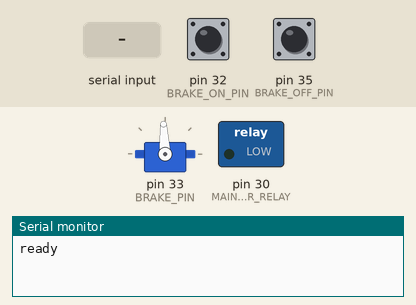
Recording of a sketch running on a simulated Arduino Mega 2560, built with avr-gcc and run on an emulated ATmega2560. Shown: servo, switched loads named in the sketch (green lamp = pin HIGH), the last lines printed to the serial monitor. The inputs (shaded band) are chosen by the test bench; at power-on: pin 35 (BRAKE_OFF_PIN) HIGH, pin 32 (BRAKE_ON_PIN) HIGH.

Above: at 1.2 s.
1.3 s: "on\n" received over Serial
At 2.4 s:
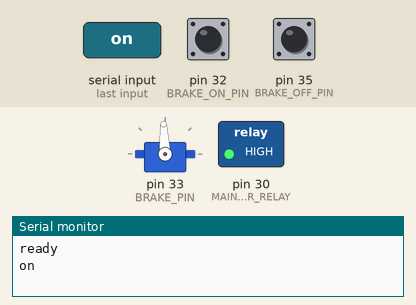
2.8 s: "BB\n" received over Serial
At 3.6 s:
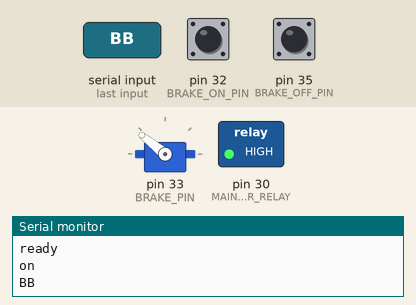
4.3 s: "off\n" received over Serial
At 4.7 s:
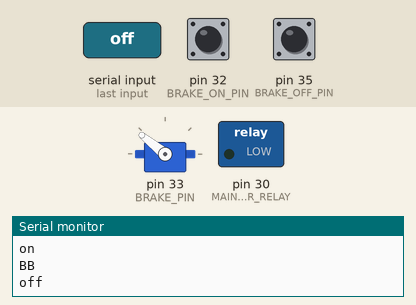
5.8 s: "EB\n" received over Serial
At 7.0 s:
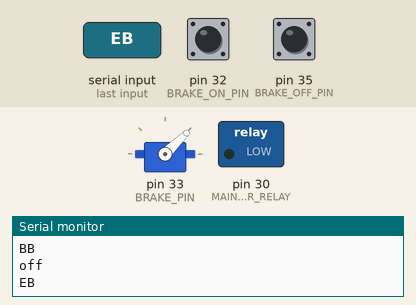
7.3 s: pin 35 (BRAKE_OFF_PIN) pulled LOW for 0.15 s
At 8.2 s:
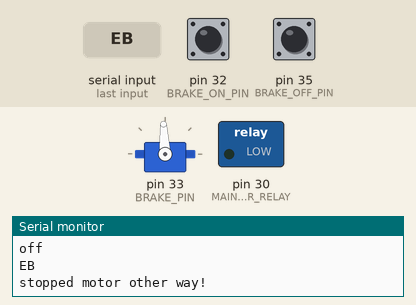
Timing chart, 0 to 9.9 s (numbered marks = the images above; inputs shaded):
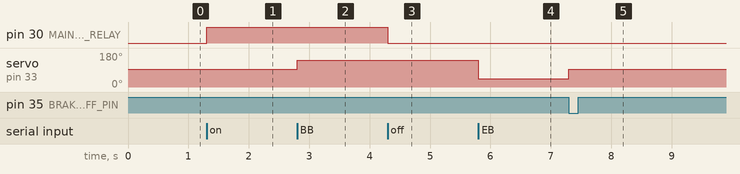

Measured:
- after the input at 1.3 s, pin 30 (MAIN_POWER_RELAY): LOW → HIGH at once
- after the input at 2.8 s, servo on pin 33 (BRAKE_PIN): 93° → 141° at once
- after the input at 4.3 s, pin 30 (MAIN_POWER_RELAY): HIGH → LOW at once
- after the input at 5.8 s, servo on pin 33 (BRAKE_PIN): 141° → 44° at once
- after the input at 7.3 s, servo on pin 33 (BRAKE_PIN): 44° → 93° at once

The sketch:

brake.ino
```cpp
#include <Servo.h>
#include <SPI.h>

/*
 * program to test out the brakes
 */

#define BAUD 115200

#define MAIN_POWER_RELAY 30

#define BRAKE_ON_PIN  32   //pin 2
#define BRAKE_OFF_PIN 35  //pin 3
#define BRAKE_PIN   33

#define BRAKE_APPLY  1000
#define BRAKE_RELEASE 2000

volatile int brake_status = 0; // 0=release, 1=applying, 2=not moving
int is_brake;  //0=false, 1=true
int brake_on_state;
int brake_off_state;
volatile boolean brake_set = false;

Servo brake;

unsigned long time = 0;
int noResponse = 0;


String inputString = "";
boolean stringComplete = false;

void setup()
{
     // put your setup code here, to run once:
     Serial.begin(BAUD);

     //set the main power pin and turn it off
     pinMode(MAIN_POWER_RELAY,OUTPUT);
     digitalWrite(MAIN_POWER_RELAY,LOW);

     //set up both switches and the brake motor
     pinMode(BRAKE_ON_PIN, INPUT_PULLUP);
     pinMode(BRAKE_OFF_PIN, INPUT_PULLUP);
     brake.attach(BRAKE_PIN);

     //make sure the brake is off
     brake.writeMicroseconds(1500);
     Serial.println("ready");
}

/*
 * on - turn on the main power
 * off - turn off the main power
 * bb - apply brakes
 * eb - end braking
 * sm - stop motor, no matter where it is at!
 */

void loop()
{
     brakePulse();
     // put your main code here, to run repeatedly:
     if (stringComplete)
     {
          logger(inputString);
          if (inputString == "on")
          {
               //turn on the relay
               digitalWrite(MAIN_POWER_RELAY, HIGH);
          }
          else if (inputString == "off")
          {
               //turn the relay off
               digitalWrite(MAIN_POWER_RELAY,LOW);
          }
          else if (inputString == "BB" || inputString == "bb")
          {
               brake.writeMicroseconds(2000);
               brake_status = 1; // 1 = the brake is being applied

               //2000 applies the brakes
               //1000 releases the brakes
               //1500 stops moving the brakes
          }
          else if (inputString == "EB" || inputString == "eb")
          {
               brake.writeMicroseconds(1000);
               brake_status = 0;
          }
          else if (inputString == "SM" || inputString == "sm")
          {
               brake.writeMicroseconds(1000);
               logger("stop motor");
               //brake_status = 0;
          }
          inputString = "";
          stringComplete = false;
     }
}
void serialEvent()
{
     while(Serial.available())
     {
          char inChar = (char)Serial.read();
          if(inChar == '\n')
               stringComplete = true;
          else
               inputString += inChar;
     }
}

void logger(String t)
{
     Serial.println(t);
     //Serial1.println(t);
}

void brakePulse()
{
/*
start now
1
0
0
receive: bb
1
0
1
receive: eb
0
1
0
*/
//      Serial.println(brake_on_state);//switch underneath
//      Serial.println(brake_off_state);//switch on the brake pedal

     brake_on_state = digitalRead(BRAKE_ON_PIN);
     brake_off_state = digitalRead(BRAKE_OFF_PIN);
//      if (brake_status == 1)
//      {
//           Serial.println("begin braking");
//      }
//      else if (brake_status == 0);
//      {
//           Serial.println("end braking");
//      }
     if(brake_on_state == 0 && brake_status == 1)  //stop moving the motor
     {
          brake.writeMicroseconds(1500);
          brake_status = 2;
          is_brake = 1;
          logger("stopped the motor!");
     }
     if(brake_off_state == 0  && brake_status == 0)
     {
          brake.writeMicroseconds(1500);
          brake_status = 2;
          is_brake = 0;
          logger("stopped motor other way!");
     }
//      if (brake_on_state == 0)
//      {
//           brake.writeMicroseconds(2000);
//      }
//      else
//      {
//           brake.writeMicroseconds(1500);
//      }


//      if (brake_status == 1 && brake_on_state == 0)
//      {
//           brake.writeMicroseconds(2000);     //apply brakes
//      }
//      else if (brake_status == 0 && brake_off_state == 0)
//      {
//           brake.writeMicroseconds(1000);     //release brakes
//      }
//      else
//      {
//           brake.writeMicroseconds(1500);     //stop brake motor
//      }


//      if (brake_off_state == 0 && brake_status == 1)
//      {
//           //stop moving the brake motor!
//           brake.writeMicroseconds(1500);
//           brake_status = 2;
//      }
//      if (brake_on_state == 0 && brake_off_state == 0)
//      {
//           //stop moving the brake motor
//           brake.writeMicroseconds(1500);
//      }

     //return;
}//end brakePulse
```
